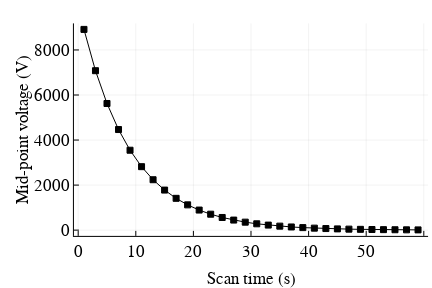

Notebook code for this chart:
### Markdown cell above
### (g) SMPS Transfer Function
During operation as scanning mobility particles, the voltage continously changes. Signal is acquired during some discrete time interval $t_c$. The SMPS transfer function is calculated as the average transfer function during the time interval $[t,t+t_c]$ (Wang and Flagan). <br> <br>

<center> $\bar{\Omega} = \frac{1}{tc}\int_{t_i}^{t_i+t_c} \Omega(Z,z^s(t)) dt$ </center>

where $t_i$ is the start time when counting begins in channel $i$, $z^s(t)$ is the selected centroid mobility at time t and is calculated from the applied voltage as in (c) above. The voltage is usually varied exponentially with time from high-to-low (downscan) or low-high (upscan). The average transfer function is obtained by numerical integration as illustrated below.

### Code cell
tscan = 60                 # 60 second SMPS scan
tc = 2.0                   # 2 second integration time per channel
vmin,vmax = 10,10000       # Scan from 10V to 10kV
bins = round(Int,tscan/tc) # Number of size bins
Ve = reverse(exp10.(range(log10(vmin), stop=log10(vmax), length=bins+1)))  # Voltage bin-edges, down scan 
Vp = sqrt.(Ve[2:end].*Ve[1:end-1])  # Voltage midpoints
t = 1:tc:tscan                      # Time array
plot(t,Vp, marker = :square, legend = :none, xlabel = "Scan time (s)", ylabel = "Mid-point voltage (V)",
     ms = :3, color = :black,fmt=:svg)

### Figure 1 — Plotly figure (JSON) as saved in the notebook; plotly's stock layout.template omitted (floating-point values rounded to 4 significant figures)
{"data": [{"colorbar": {"title": ""}, "hoverinfo": "text", "legendgroup": "y1", "line": {"color": "rgba(0, 0, 0, 1.000)", "dash": "solid", "shape": "linear", "width": 1}, "marker": {"color": "rgba(0, 0, 0, 1.000)", "line": {"color": "rgba(0, 0, 0, 1.000)", "width": 1}, "size": 6, "symbol": "square"}, "mode": "lines+markers", "name": "y1", "showlegend": true, "text": [null, null, null, null, null, null, null, null, null, null, null, null, null, null, null, null, null, null, null, null, null, null, null, null, null, null, null, null, null, null], "type": "scatter", "x": [1, 3, 5, 7, 9, 11, 13, 15, 17, 19, 21, 23, 25, 27, 29, 31, 33, 35, 37, 39, 41, 43, 45, 47, 49, 51, 53, 55, 57, 59], "xaxis": "x1", "y": [8913.0, 7079.0, 5623.0, 4467.0, 3548.0, 2818.0, 2239.0, 1778.0, 1413.0, 1122.0, 891.3, 707.9, 562.3, 446.7, 354.8, 281.8, 223.9, 177.8, 141.3, 112.2, 89.13, 70.79, 56.23, 44.67, 35.48, 28.18, 22.39, 17.78, 14.13, 11.22], "yaxis": "y1", "zmax": 0.1, "zmin": -0.1}], "layout": {"annotations": [], "height": 288, "margin": {"b": 20, "l": 0, "r": 0, "t": 20}, "paper_bgcolor": "rgba(255, 255, 255, 1.000)", "plot_bgcolor": "rgba(255, 255, 255, 1.000)", "showlegend": false, "width": 432, "xaxis": {"anchor": "y1", "domain": [0.1712, 0.9909], "gridcolor": "rgba(0, 0, 0, 0.100)", "gridwidth": 0.5, "linecolor": "rgba(0, 0, 0, 1.000)", "mirror": false, "range": [-0.74, 60.74], "showgrid": true, "showline": true, "showticklabels": true, "tickangle": 0, "tickcolor": "rgb(0, 0, 0)", "tickfont": {"color": "rgba(0, 0, 0, 1.000)", "family": "Nimbus Sans L", "size": 17}, "tickmode": "array", "ticks": "inside", "ticktext": ["0", "10", "20", "30", "40", "50", "60"], "tickvals": [0, 10, 20, 30, 40, 50, 60], "title": "Scan time (s)", "titlefont": {"color": "rgba(0, 0, 0, 1.000)", "family": "Nimbus Sans L", "size": 17}, "type": "-", "visible": true, "zeroline": false, "zerolinecolor": "rgba(0, 0, 0, 1.000)"}, "yaxis": {"anchor": "x1", "domain": [0.1294, 0.9863], "gridcolor": "rgba(0, 0, 0, 0.100)", "gridwidth": 0.5, "linecolor": "rgba(0, 0, 0, 1.000)", "mirror": false, "range": [-255.8, 9180.0], "showgrid": true, "showline": true, "showticklabels": true, "tickangle": 0, "tickcolor": "rgb(0, 0, 0)", "tickfont": {"color": "rgba(0, 0, 0, 1.000)", "family": "Nimbus Sans L", "size": 17}, "tickmode": "array", "ticks": "inside", "ticktext": ["0", "2000", "4000", "6000", "8000"], "tickvals": [0, 2000, 4000, 6000, 8000], "title": "Mid-point voltage (V)", "titlefont": {"color": "rgba(0, 0, 0, 1.000)", "family": "Nimbus Sans L", "size": 17}, "type": "-", "visible": true, "zeroline": false, "zerolinecolor": "rgba(0, 0, 0, 1.000)"}}}
